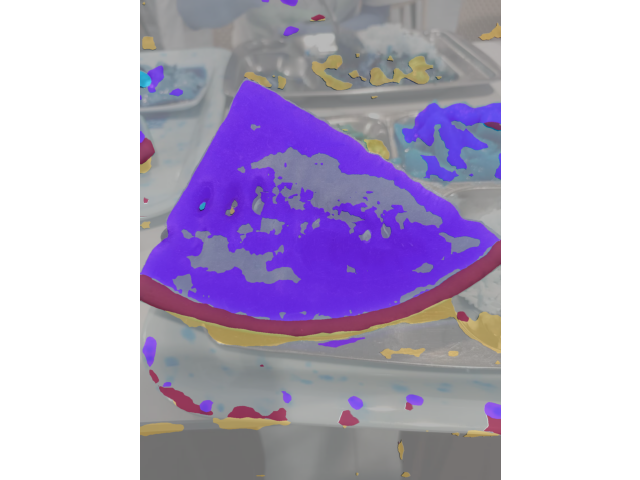
#> input picture 作业4/image.png, 640 x 480 px, given as the content of the folder data/Watermelon87_Semantic_Seg_Mask/img_dir/train, which was not available
$ python visualize_train_datas.py
#> lines starting #> are read from the running program, lines starting #| are printed output that depends on the picture
import os

import cv2

import matplotlib.pyplot as plt

# 指定图像和标注路径
PATH_IMAGE = 'data/Watermelon87_Semantic_Seg_Mask/img_dir/train'
PATH_MASKS = 'data/Watermelon87_Semantic_Seg_Mask/ann_dir/train'
# n行n列可视化
n = 5

# 标注区域透明度
opacity = 0.5

fig, axes = plt.subplots(nrows=n, ncols=n, sharex=True, figsize=(12, 12))

for i, file_name in enumerate(os.listdir(PATH_IMAGE)[:n ** 2]):
    # 载入图像和标注
    img_path = os.path.join(PATH_IMAGE, file_name)
    mask_path = os.path.join(PATH_MASKS, file_name.split('.')[0] + '.png')
    img = cv2.imread(img_path)
#> img is the input picture: shape (480, 640, 3); mean B, G, R 202.2, 176.4, 186
    mask = cv2.imread(mask_path)

    # 可视化
    axes[i // n, i % n].imshow(img)
    axes[i // n, i % n].imshow(mask[:, :, 0], alpha=opacity)
    axes[i // n, i % n].axis('off')  # 关闭坐标轴显示
fig.suptitle('Image and Semantic Label', fontsize=30)
plt.tight_layout()
plt.show()
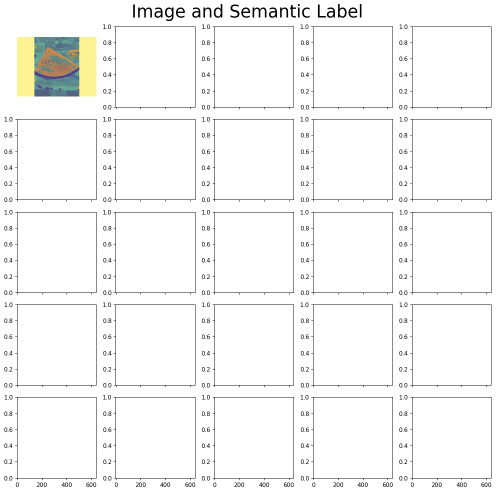
#> figure drawn by matplotlib, 1 panel; B, G, R data is drawn as R, G, B

$ run again, on 作业4/训练数据可视化.png
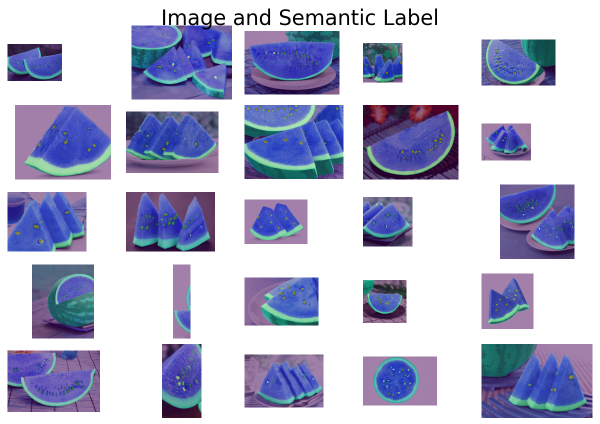
#> input picture 作业4/训练数据可视化.png, 1200 x 847 px, given as the content of the folder data/Watermelon87_Semantic_Seg_Mask/img_dir/train, which was not available (shown at 1/2 size)
#> img is the input picture: shape (847, 1200, 3); mean B, G, R 210, 185, 182.7
#> `plt.show()`:
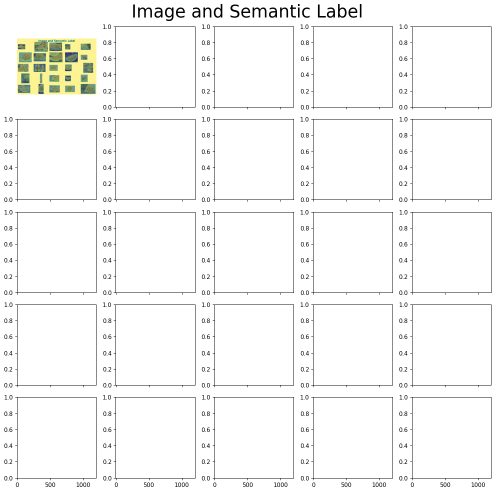
#> figure drawn by matplotlib, 1 panel; B, G, R data is drawn as R, G, B
